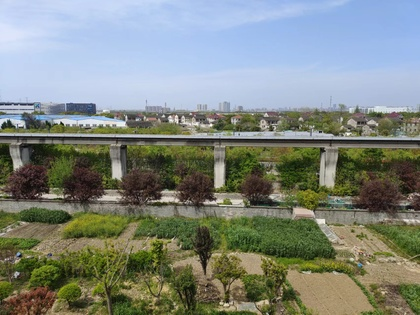
%> input picture Assignment_1/Problem5/img/left.jpg, 420 x 315 px, shrunk from 1706 x 1280 before the run
$ octave main.m   (GNU Octave 9; MATLAB toolbox functions it lacks are replaced by stand-ins)
%> lines starting %> are read from the running program, lines starting %| are printed output that depends on the picture
clear;clc;
%% 1. set up vlfeat
run('./vlfeat-0.9.21/toolbox/vl_setup')
%> (this line was passed over: vl_setup is not available in this run)

%% 2.read in the images
% you can change img here
img_left = imread("./img/left.jpg");
%> img_left is the input picture: size 315x420x3 uint8; mean R, G, B 127.5, 134.8, 126.8
img_right = imread("./img/right.jpg");
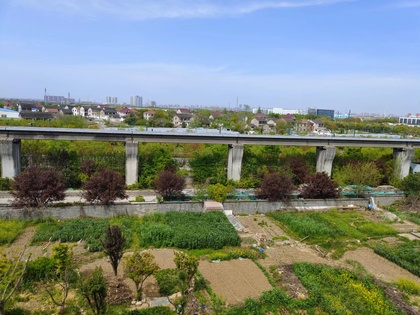
%> input picture Assignment_1/Problem5/img/right.jpg, 420 x 315 px, shrunk from 1706 x 1280 before the run
%> img_right is the input picture: size 315x420x3 uint8; mean R, G, B 124, 134.6, 127
% make single
img_left = im2single(img_left) ;
%> img_left: size 315x420x3 single
img_right = im2single(img_right) ;
%> img_right: size 315x420x3 single
% make grayscale
if size(img_left,3) > 1, img_left_g = rgb2gray(img_left) ; else img_left_g = img_left ; end
%> after `img_left_g = rgb2gray(img_left)`:
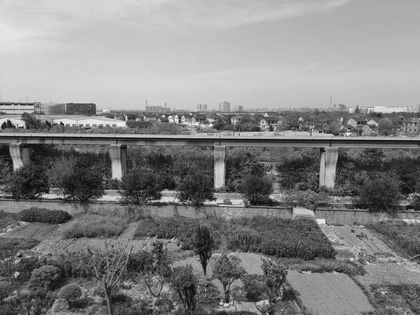
%> img_left_g: size 315x420 single; min 0.00492, max 0.995, mean 0.516
if size(img_right,3) > 1, img_right_g = rgb2gray(img_right) ; else img_right_g = img_right ; end
%> after `img_right_g = rgb2gray(img_right)`:
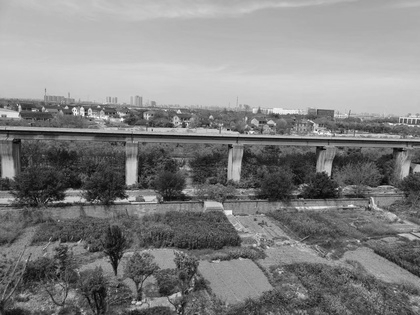
%> img_right_g: size 315x420 single; min 0.00695, max 0.998, mean 0.512

%% 3.use vl_sift to detect interest points and get sift descriptors
%> (the run ends here)
